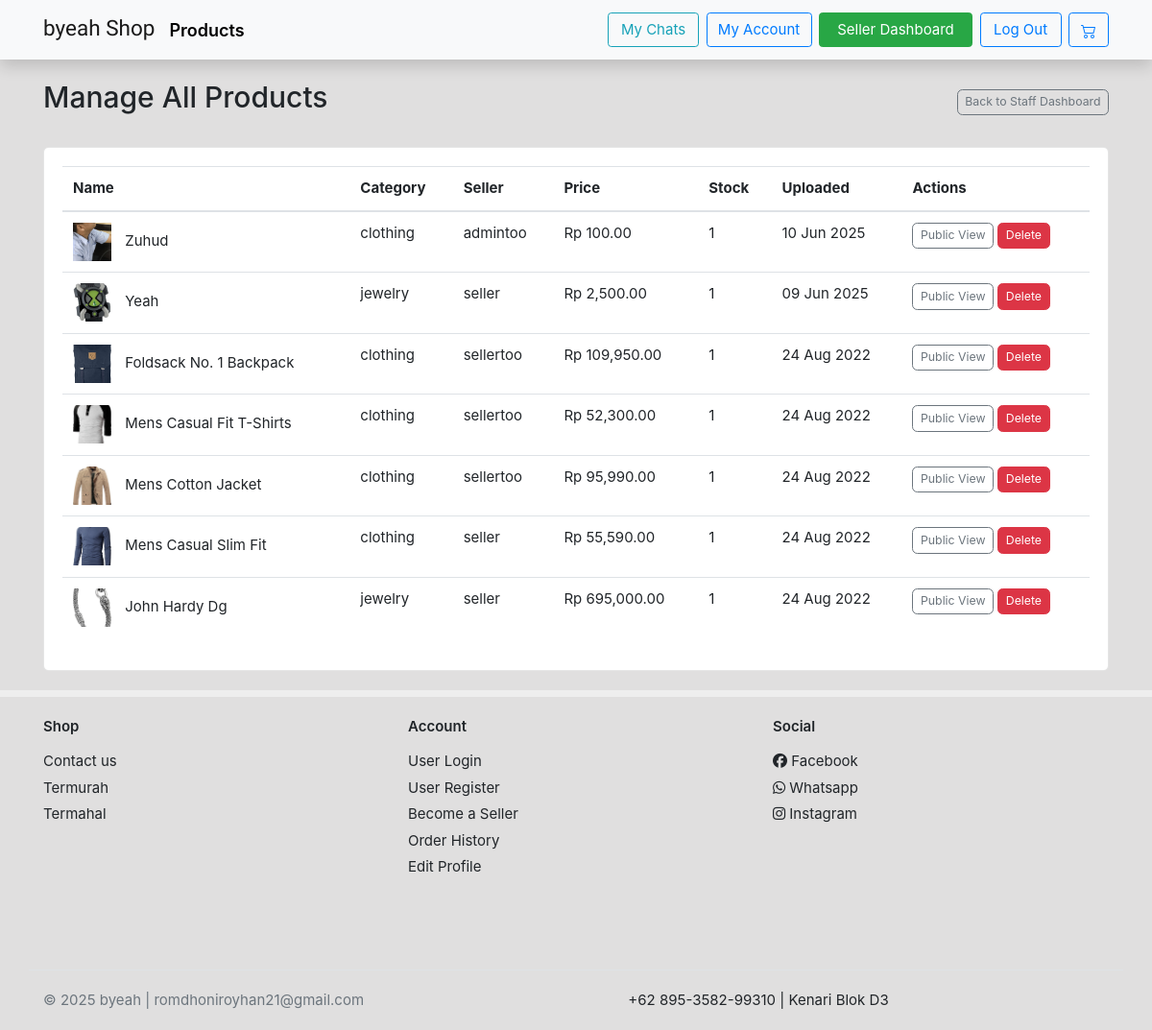
Screenshot of /customer/staff/products/ (signed in) with the database file from the repository.
### home/models.py (models this page shows, shortened)
class Product(models.Model):
    category        = models.ForeignKey(Category,related_name='product', on_delete=models.CASCADE)
    seller          = models.ForeignKey(User, related_name='products', on_delete=models.CASCADE, null=True, blank=True)
    name            = models.CharField(max_length=255,unique=True)
    old_price       = models.DecimalField(blank=True,null=True,max_digits=12,decimal_places=2)
    price           = models.DecimalField(max_digits=12,decimal_places=2)
    main_image      = models.ImageField(upload_to='images/', blank=True, null=True)
    description     = models.TextField()
    upload_time     = models.DateField(auto_now_add=True)
    stock           = models.IntegerField(default=1)
    slug            = models.SlugField(blank=True)
    @property
    def imageThumbnail(self):
        images = ProductImage.objects.filter(product=self.pk)
        if images.exists():
            return images[0].imageURL
        return '/static/empty.png'

class Category(models.Model):
    name            = models.CharField(max_length=255,unique=True)
    logo_category   = models.ImageField(null=True,blank=True,upload_to='logo/')
    slug            = models.SlugField(null=True,blank=True)
    class Meta:
        verbose_name_plural = 'Categories'

class ProductImage(models.Model):
    product = models.ForeignKey(Product, on_delete=models.CASCADE)
    image = models.ImageField(null=True,blank=False,upload_to='images/')
    @property
    def imageURL(self):
        try:
            if self.image: # Check if a file is associated
                url = self.image.url
            else:
                url = '/static/empty.png' # No file associated
        except ValueError: # Handles cases where .url might be invalid if no file
            url = '/static/empty.png'
        return url

### customers/views.py (the view)
# urls.py: path('staff/products/', staff_product_list_view, name='staff_product_list'),
@login_required
@staff_member_required # Or a more specific permission decorator if needed
def staff_product_list_view(request):
    try:
        products_list = Product.objects.all().select_related('category', 'seller').order_by('-upload_time')
        paginator = Paginator(products_list, 20) # Show 20 products per page
        page_number = request.GET.get('page')
        products = paginator.get_page(page_number)
        context = {
            'products': products,
            'page_title': "Manage All Products"
        }
        return render(request, 'staff/product_list.html', context)
    except Exception as e:
        messages.error(request, f"An error occurred while fetching the product list: {str(e)}")
        print(f"Error in staff_product_list_view: {str(e)}")
        return redirect('customers:staff_dashboard')

### customers/views.py (called while the page is built)
def staff_member_required(function):
    @wraps(function)
    def wrap(request, *args, **kwargs):
        if not request.user.is_authenticated:
            messages.error(request, "Please log in to access this page.")
            return redirect('customers:customer_login') # Use your named URL for login
        if request.user.is_staff: # Check the Django is_staff flag
            return function(request, *args, **kwargs)
        else:
            messages.error(request, "You do not have permission to access this page.")
            return redirect('homey:index') # Redirect non-staff to homepage
    return wrap

### templates/staff/product_list.html (shortened to what this page needs)
{% extends 'base.html' %}
{% load static %}
{% load humanize %}
{% block content %}
<section class="under-nav">
    <div class="container mt-4">
        <header class="mb-4 d-flex justify-content-between align-items-center">
            <h2 class="card-title">{{ page_title|default:"Product List" }}</h2>
            <a href="{% url 'customers:staff_dashboard' %}" class="btn btn-outline-secondary btn-sm">Back to Staff Dashboard</a>
        </header>
        {% if products %}
            <div class="card">
                <div class="card-body">
                    <div class="table-responsive">
                        <table class="table table-hover">
                            <thead>
                                <tr>
                                    <th scope="col">Name</th>
                                    <th scope="col">Category</th>
                                    <th scope="col">Seller</th>
                                    <th scope="col">Price</th>
                                    <th scope="col">Stock</th>
                                    <th scope="col">Uploaded</th>
                                    <th scope="col">Actions</th>
                                </tr>
                            </thead>
                            <tbody>
                                {% for product in products %}
                                <tr>
                                    <td>
                                        {% if product.main_image %}
                                            <img src="{{ product.main_image.url }}" alt="{{ product.name }}" style="width: 40px; height: 40px; object-fit: cover; margin-right: 10px;">
                                        {% else %}
                                            <img src="{{product.imageThumbnail}}" alt="{% if product.imageThumbnail != '/static/empty.png' %}{{product.name}} thumbnail{% else %}No image available{% endif%}" style="width: 40px; height: 40px; object-fit: cover; margin-right: 10px;">
                                        {% endif %}
                                        {{ product.name }}
                                    </td>
                                    <td>{{ product.category.name|default:"N/A" }}</td>
                                    <td>{{ product.seller.username|default:"N/A" }}</td>
                                    <td>Rp {{ product.price|floatformat:2|intcomma }}</td>
                                    <td>{{ product.stock }}</td>
                                    <td>{{ product.upload_time|date:"d M Y" }}</td>
                                    <td>
                                        {% if product.category and product.category.slug and product.slug %}
                                            <a href="{% url 'homey:product_detail' product.category.slug product.slug %}" class="btn btn-sm btn-outline-secondary" target="_blank">Public View</a>
                                        {% else %}
                                            <span class="btn btn-sm btn-outline-secondary disabled" title="Cannot generate public link (missing slug)">Public View</span>
                                        {% endif %}
                                        <a href="{% url 'customers:staff_product_delete' product.pk %}" class="btn btn-sm btn-danger">Delete</a>
                                    </td>
                                </tr>
                                {% endfor %}
                            </tbody>
                        </table>
                    </div>
                </div>
            </div>
        {% else %}
            <div class="alert alert-info" role="alert">
                No products found.
            </div>
        {% endif %}
    </div>
</section>
{% endblock content %}

### static/ui.css (style rules this page uses)
html { font-family: "Inter", sans-serif; font-size: 15px; }

### static/style.css (style rules this page uses)
body { background-color: rgba(168, 166, 166,.35); }
.under-nav { margin-top: 83px!important; }
img { border-image-slice: all; }
.card { position: relative; display: flex; flex-direction: column; min-width: 0; word-wrap: break-word; background-color: #fff; background-clip: border-box; border: 1px solid rgba(0, 0, 0, 0.1); border-radius: 0.37rem; }
.card-body { background-size: cover; position: relative; z-index: 10; }
*, *::before, *::after { box-sizing: border-box; }

### rows the page displays
Product: main_image (picture), name "Zuhud", category.name "clothing", seller.username "admintoo", price "100.00", stock "1", upload_time "10 Jun 2025", slug "Public View"
Product: main_image (picture), name "Yeah", category.name "jewelry", seller.username "seller", price "2,500.00", stock "1", upload_time "09 Jun 2025", slug "Public View"
Product: imageThumbnail (picture), name "Foldsack No. 1 Backpack", category.name "clothing", seller.username "sellertoo", price "109,950.00", stock "1", upload_time "24 Aug 2022", shows "Public View"
Product: imageThumbnail (picture), name "Mens Casual Fit T-Shirts", category.name "clothing", seller.username "sellertoo", price "52,300.00", stock "1", upload_time "24 Aug 2022", shows "Public View"
Product: imageThumbnail (picture), name "Mens Cotton Jacket", category.name "clothing", seller.username "sellertoo", price "95,990.00", stock "1", upload_time "24 Aug 2022", shows "Public View"
Product: imageThumbnail (picture), name "Mens Casual Slim Fit", category.name "clothing", seller.username "seller", price "55,590.00", stock "1", upload_time "24 Aug 2022", shows "Public View"
Product: imageThumbnail (picture), name "John Hardy Dg", category.name "jewelry", seller.username "seller", price "695,000.00", stock "1", upload_time "24 Aug 2022", slug "Public View"

### other values shown
{{ page_title|default:"Product List" }} "Manage All Products"
